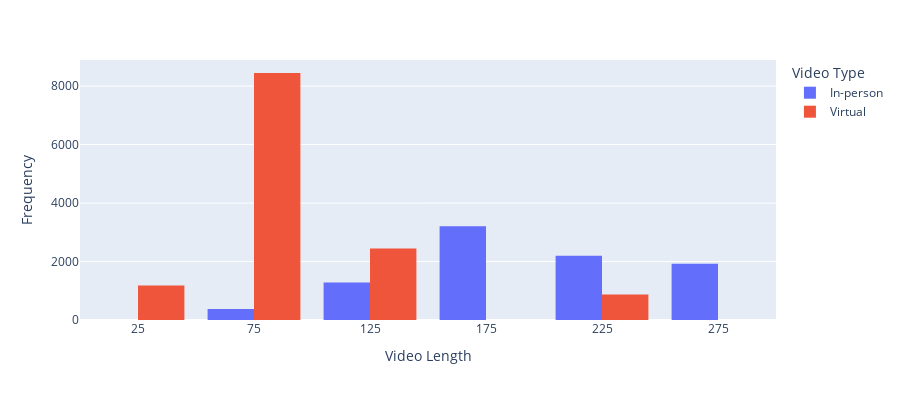

Notebook code for this chart:
### Code cell
fig = px.histogram(df1, x="Video Length", y="Number of words", nbins=10,
             color='Video Type', barmode='group',
             height=400)
fig.update_layout(yaxis_title='Frequency')
fig.show()

### Figure 1 — Plotly figure (JSON) as saved in the notebook; plotly's stock layout.template omitted (floating-point values rounded to 4 significant figures)
{"data": [{"alignmentgroup": "True", "bingroup": "x", "histfunc": "sum", "hovertemplate": "Video Type=In-person<br>Video Length=%{x}<br>sum of Number of words=%{y}<extra></extra>", "legendgroup": "In-person", "marker": {"color": "#636efa", "pattern": {"shape": ""}}, "name": "In-person", "nbinsx": 10, "offsetgroup": "In-person", "orientation": "v", "showlegend": true, "type": "histogram", "x": [212.2, 57.05, 69.06, 165.0, 203.0, 135.0, 199.0, 255.0, 280.0, 230.0, 153.0, 192.0, 117.0, 131.0, 179.0], "xaxis": "x", "y": [595, 158, 220, 608, 750, 513, 746, 911, 1010, 853, 527, 666, 360, 412, 663], "yaxis": "y"}, {"alignmentgroup": "True", "bingroup": "x", "histfunc": "sum", "hovertemplate": "Video Type=Virtual<br>Video Length=%{x}<br>sum of Number of words=%{y}<extra></extra>", "legendgroup": "Virtual", "marker": {"color": "#EF553B", "pattern": {"shape": ""}}, "name": "Virtual", "nbinsx": 10, "offsetgroup": "Virtual", "orientation": "v", "showlegend": true, "type": "histogram", "x": [246.8, 35.06, 38.03, 37.11, 60.02, 100.1, 88.03, 64.11, 60.02, 73.1, 124.1, 101.1, 80.04, 65.06, 92.02, 70.03, 80.04, 90.02, 75.09, 83.08, 92.02, 100.1, 70.06, 98.01, 121.1, 100.0, 95.09, 95.06, 80.11, 42.08, 60.07, 62.07, 40.01, 40.03, 45.02, 31.02, 51.06, 60.02, 66.08, 81.01, 70.06, 100.0, 80.06, 100.5, 75.02, 60.07, 61.07, 70.01, 98.03, 100.1, 50.06, 60.09, 92.53, 59.02, 37.06, 61.07, 61.02, 64.06, 81.01, 68.1, 48.02], "xaxis": "x", "y": [872, 90, 132, 82, 185, 220, 231, 156, 158, 204, 270, 245, 237, 198, 271, 185, 180, 258, 262, 256, 239, 268, 219, 220, 275, 246, 243, 213, 213, 146, 177, 198, 132, 113, 156, 112, 164, 193, 199, 246, 229, 320, 226, 348, 212, 190, 195, 181, 342, 254, 121, 139, 256, 156, 92, 143, 158, 181, 248, 166, 122], "yaxis": "y"}], "layout": {"barmode": "group", "height": 400, "legend": {"title": {"text": "Video Type"}, "tracegroupgap": 0}, "margin": {"t": 60}, "xaxis": {"anchor": "y", "domain": [0, 1], "title": {"text": "Video Length"}}, "yaxis": {"anchor": "x", "domain": [0, 1], "title": {"text": "Frequency"}}}}
